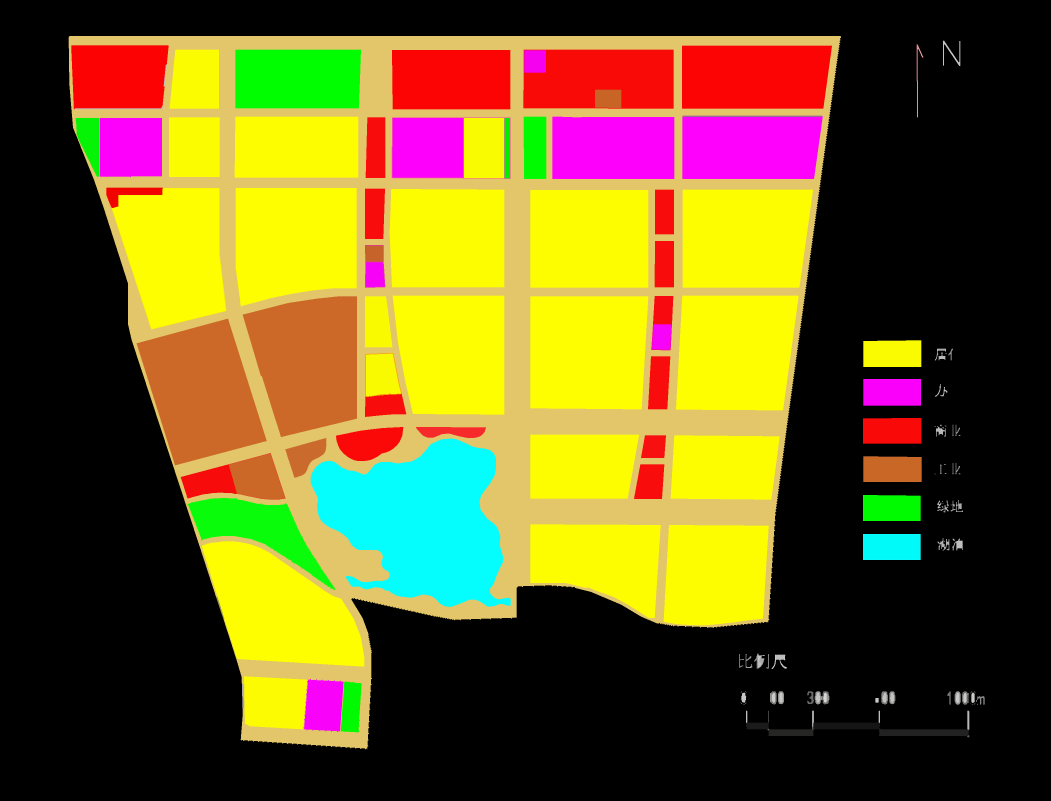
#> input picture contour-hierarchy/data_hierarchy2.png, 3151 x 2401 px (shown at 1/3 size)
$ jupyter execute contour-hierachy-bgr-reset.ipynb
#> lines starting #> are read from the running program, lines starting #| are printed output that depends on the picture; after the words box and inside, x2 and y2 are one past the last pixel; in counts of white or black regions, pixels touching at a corner belong together
[cell 1]
# https://answers.opencv.org/question/97416/replace-a-range-of-colors-with-a-specific-color-in-python/

[cell 2]
import numpy as np
import cv2 as cv

img = cv.imread('data_hierarchy2.png')
#> img is the input picture: shape (2401, 3151, 3); mean B, G, R 30.8, 90.7, 106.9
img_white_bg = cv.imread('data_hierarchy4.png')
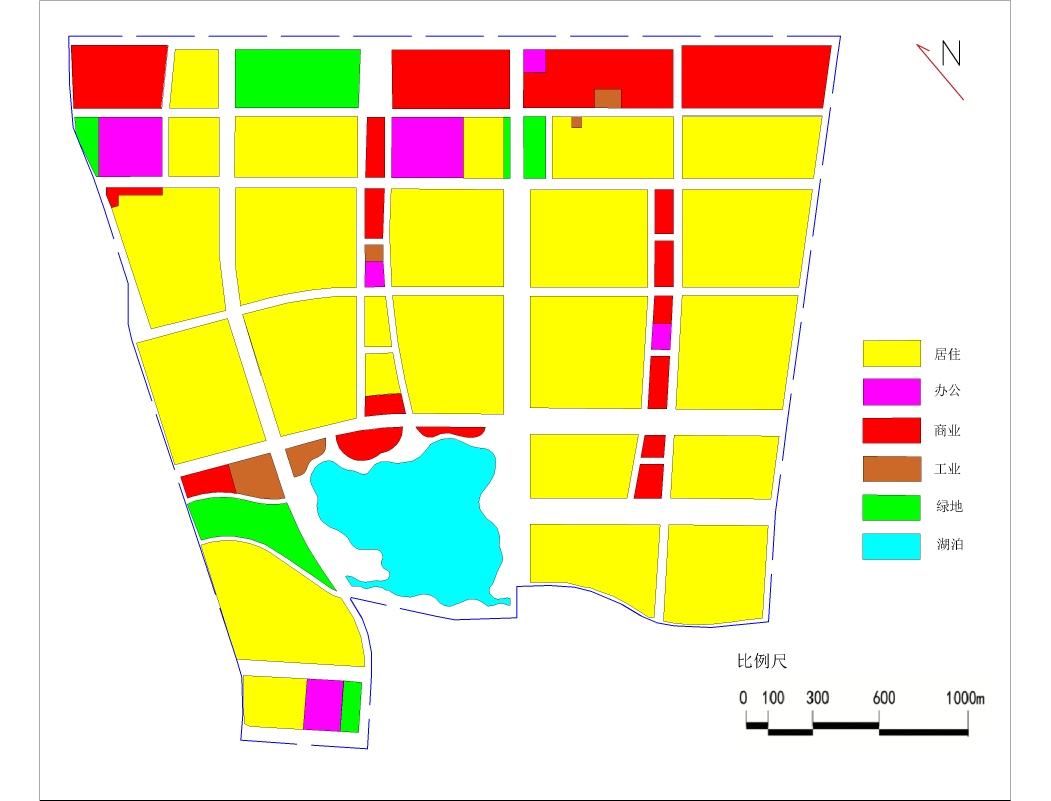
#> input picture contour-hierarchy/data_hierarchy4.png, 3151 x 2401 px (shown at 1/3 size)
#> img_white_bg is the input picture: shape (2401, 3151, 3); mean B, G, R 171.5, 234, 239.1

"""缩小图像,方便看效果
"""
def resizeImg(src):
    height, width = src.shape[:2]
    size = (int(width * 0.3), int(height * 0.3))  # bgr
    img = cv.resize(src, size, interpolation=cv.INTER_AREA)
    return img

"""找出ROI，用于分割原图
原图有三块区域，一个是地块区域，一个是颜色示例区域，一个距离标尺区域
假设倒排后的轮廓列表是按照0地块，1标尺，2...N颜色排列
"""
def findROIContours(src):
    copy = src.copy()
    gray = cv.cvtColor(copy, cv.COLOR_BGR2GRAY)
    # cv.imshow("gray", gray)

    # 低于thresh都变为黑色，maxval是给binary用的
    # 白底 254, 255 黑底 0, 255
    threshold = cv.threshold(gray, 0, 255, cv.THRESH_BINARY)[1]
    # cv.imshow("threshold", threshold)
    contours, hierarchy = cv.findContours(threshold, cv.RETR_EXTERNAL, cv.CHAIN_APPROX_SIMPLE)
    sortedCnts = sorted(contours, key = cv.contourArea, reverse=True)
    # cv.drawContours(copy, [maxCnt], -1, (255, 0, 0), 2)
    # cv.imshow("roi contours", copy)
    return sortedCnts


"""按照mask，截取roi
"""
def getROIByContour(src, cnt):
    copy = src.copy()
    mask = np.zeros(copy.shape[:2], np.uint8)
    mask = cv.fillConvexPoly(mask, cnt, (255,255,255))
    # cv.imshow("mask", mask)
    # print(mask.shape)
    # print(copy.dtype)
    roi = cv.bitwise_and(copy, copy, mask=mask)
    # cv.imshow("roi", roi)
    return roi

"""找出所有的地块轮廓
"""
def findAllBlockContours(src):
    copy = src.copy()
    cv.imshow("findAllBlockContours copy", copy)
    gray = cv.cvtColor(copy, cv.COLOR_BGR2GRAY)
    cv.imshow("findAllBlockContours gray", gray)
    # 这个canny的threshold到底该怎么计算？
    edges = cv.Canny(gray, 60, 150)
    cv.imshow("findAllBlockContours edges", edges)
    contours, hierarchy = cv.findContours(edges, cv.RETR_EXTERNAL, cv.CHAIN_APPROX_SIMPLE)

    for cnt in contours:
        if cv.contourArea(cnt) > 1000:
            cv.drawContours(copy, [cnt], -1, (255, 0, 0), 2)

    cv.imshow("findAllBlockContours", copy)
    return contours

"""找出颜色示例里的颜色BGR
"""
def findBGRColors(cnts):
    colors = []
    for cnt in cnts:
        epsilon = 0.01 * cv.arcLength(cnt, True)
        approxCurve = cv.approxPolyDP(cnt, epsilon, True)

        if len(approxCurve) == 4 and cv.contourArea(cnt) > 1000:
            x,y,w,h = cv.boundingRect(cnt)
            # 缩小矩形,去掉边上的干扰
            x1,y1,x2,y2 = x+5, y+5, x+w-5, y+h-5
            rect = np.array([[x1,y1],[x2,y1],[x2,y2],[x1,y2]])
            # print(rect)
            colorRegion = getROIByContour(img_white_bg, rect)
            meanMask = np.zeros(img_white_bg.shape[:2], np.uint8)
            meanMask[y1:y2, x1:x2]=255
            # cv.imshow("findColorRegions meanMask", meanMask)
            b,g,r,a = cv.mean(colorRegion, meanMask)
            # print(r,g,b)
            # cv.imshow("findColorRegions", colorRegion)
            colors.append((b,g,r))
    return colors


img = resizeImg(img)
img_white_bg = resizeImg(img_white_bg)
sortedCnts = findROIContours(img)
#> in findROIContours, `threshold = cv.threshold(gray, 0, 255, cv.THRESH_BINARY)[1]`:
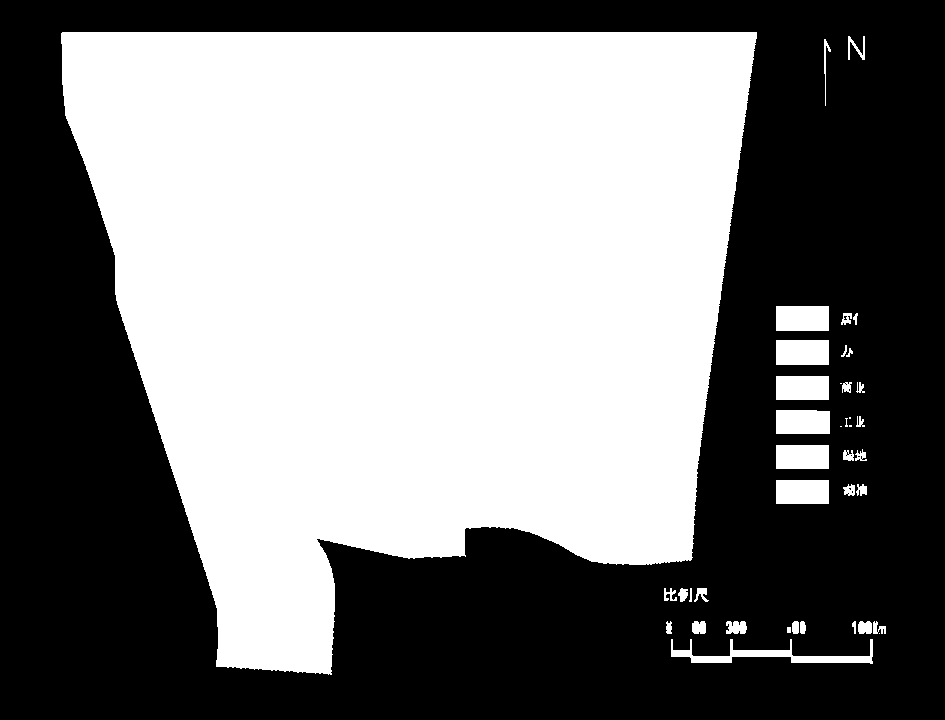
#> threshold: shape (720, 945); 49.7% white; 40 white regions (6 under 20 px)
#> in findROIContours, `contours, hierarchy = cv.findContours(threshold, cv.RETR_EXTERNAL, cv...`: contours = 40 contours, 11 with area under 20; largest, box (x1, y1, x2, y2) and area: (61, 32, 757, 675) 325000, (671, 639, 873, 664) 1310, (776, 340, 829, 365) 1248, (776, 306, 829, 331) 1248, (776, 410, 830, 434) 1206
#> in findROIContours, `sortedCnts = sorted(contours, key = cv.contourArea, reverse=True)`: sortedCnts has the same summary as contours
#> sortedCnts has the same summary as contours in findROIContours
rootRegion = getROIByContour(img_white_bg, sortedCnts[0])
#> in getROIByContour, `mask = cv.fillConvexPoly(mask, cnt, (255,255,255))`: mask: shape (720, 945); 48.7% white; 1 white region, box (x1, y1, x2, y2) and area: (61, 32, 757, 675) 331239
#> in getROIByContour, `roi = cv.bitwise_and(copy, copy, mask=mask)`:
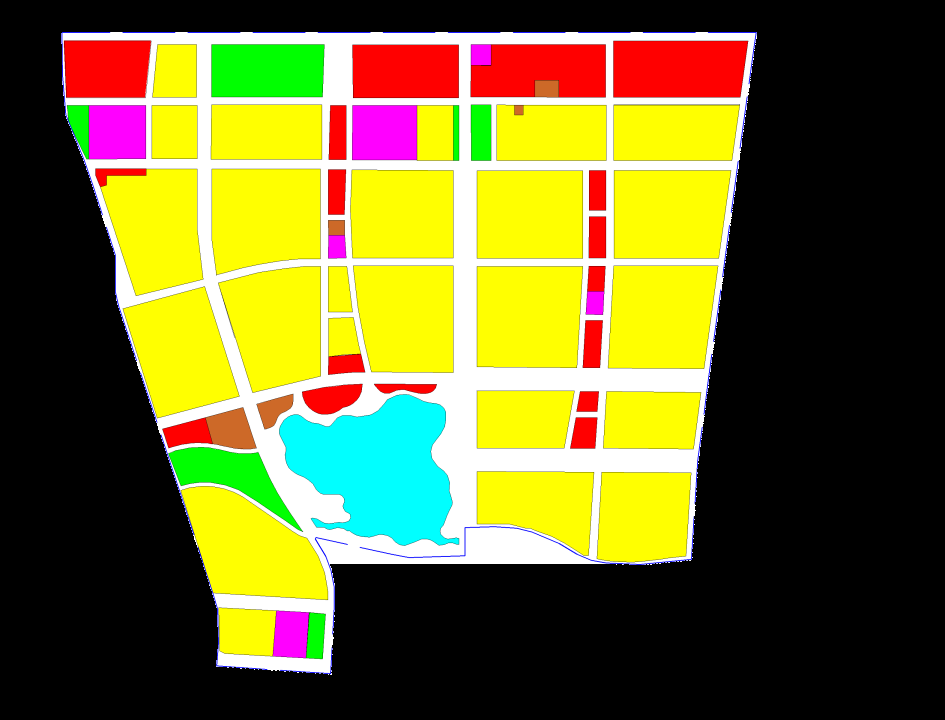
#> roi: shape (720, 945, 3); mean B, G, R 43.6, 105.6, 110.5
# blockCnts = findAllBlockContours(rootRegion)
# print(len(sortedCnts[2:]))
bgrColors = findBGRColors(sortedCnts[2:])
#> the loop in findBGRColors, `for cnt in cnts:` made 38 passes
#> (epsilon, approxCurve, y, w, h, y1, x2, y2) on passes 1 to 6: (1.52, [[776, 340], [776, 364], [828, 364], [828, 340]], 340, 53, 25, 345, 824, 360), (1.52, [[776, 306], [776, 330], [828, 330], [828, 306]], 306, 53, 25, 311, 824, 326), (1.51, [[776, 410], [776, 433], [829, 433], [829, 411]], 410, 54, 24, 415, 825, 429), (1.5, [[776, 480], [776, 503], [828, 503], [828, 480]], 480, 53, 24, 485, 824, 499), (1.5, [[776, 445], [776, 468], [828, 468], [828, 445]], 445, 53, 24, 450, 824, 464), (1.5, [[776, 376], [776, 399], [828, 399], [828, 376]], 376, 53, 24, 381, 824, 395)
#> epsilon on passes 7 to 12: 0.908, 0.504, 0.536, 1.36, 0.464, 0.683
#> after the loop in findBGRColors, `for cnt in cnts:`:
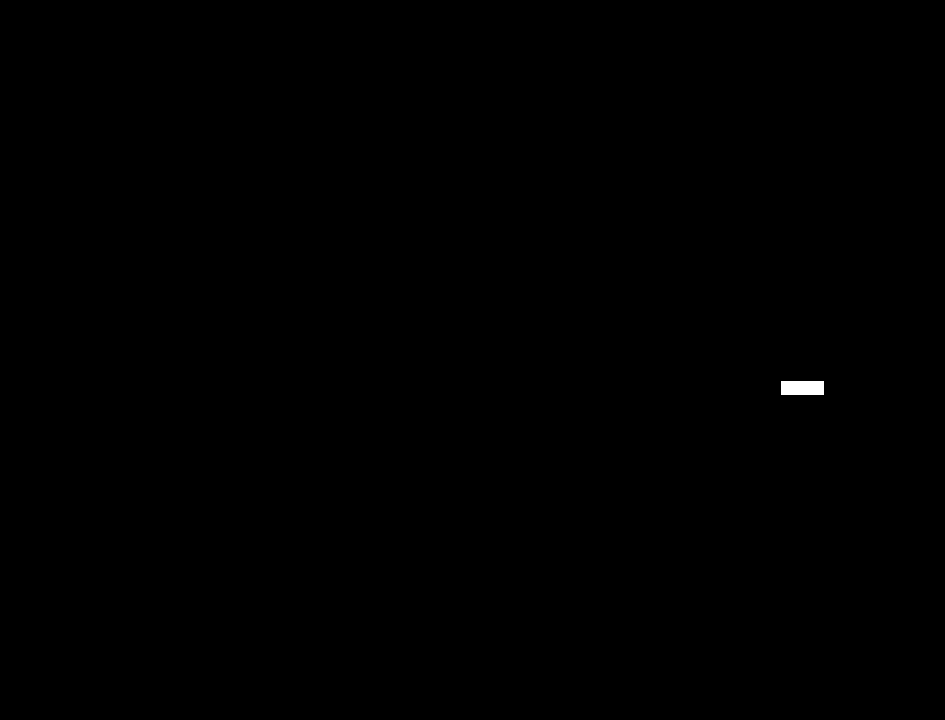
#> meanMask: shape (720, 945); 0.09% white; 1 white region, box (x1, y1, x2, y2) and area: (781, 381, 824, 395) 602
#> after the loop in findBGRColors, `for cnt in cnts:`: colors = [(255, 0, 255), (0, 255, 255), (40, 105, 205), (255, 255, 0), (0, 255, 0), (0, 0, 255)]
#> bgrColors has the same summary as colors in findBGRColors
print(bgrColors)
#| [(255.0, 0.0, 255.0), (0.0, 255.0, 255.0), (40.0, 105.0, 205.0), (255.0, 255.0, 0.0), (0.0, 255.0, 0.0), (0.0, 0.0, 255.0)]

# # # BGR转化为HSV
# HSV = cv.cvtColor(img, cv.COLOR_BGR2HSV)
# cv.imshow("imageHSV", HSV)
# cv.imshow('image', img)

for bgr in bgrColors:
    b,g,r = bgr[0],bgr[1],bgr[2]
    lower = np.array([b,g,r], np.uint8)
    upper = np.array([b+5,g+5,r+5], np.uint8)
    print(upper)
    mask = cv.inRange(img_white_bg, lower, upper)
#     cv.imshow("images", np.hstack([img_white_bg, mask]))
#     img_white_bg[np.where((img_white_bg == [0,0,0]).all(axis = 2))] = bgr
#     mask[np.where(black_mask == [0])] = [255]

    cv.imshow("mask", mask)
    cv.waitKey(0)
#> this loop made 6 passes
#> (b, g, r, upper) on passes 1 to 6: (255, 0, 255, [4, 5, 4]), (0, 255, 255, [5, 4, 4]), (40, 105, 205, [45, 110, 210]), (255, 255, 0, [4, 4, 5]), (0, 255, 0, [5, 4, 5]), (0, 0, 255, [5, 5, 4])
#| [4 5 4]
#| [5 4 4]
#| [ 45 110 210]
#| [4 4 5]
#| [5 4 5]
#| [5 5 4]

# [26 lines of commented-out code are left out]

cv.waitKey(0)
cv.destroyAllWindows()

[cell 3]
import numpy as np
import cv2 as cv


"""缩小图像,方便看效果
"""
def resizeImg(src):
    height, width = src.shape[:2]
    size = (int(width * 0.3), int(height * 0.3))  # bgr
    img = cv.resize(src, size, interpolation=cv.INTER_AREA)
    return img

img = cv.imread('data_hierarchy2.png')
img_white_bg = cv.imread('data_hierarchy3.png')
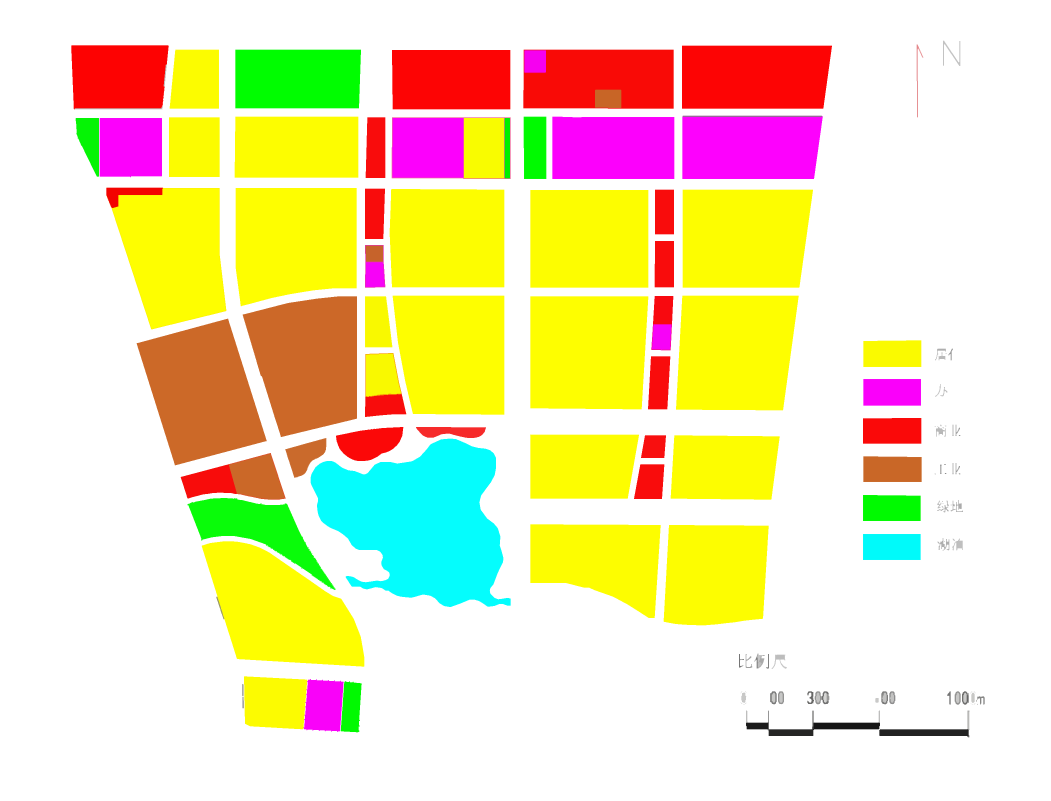
#> input picture contour-hierarchy/data_hierarchy3.png, 3151 x 2401 px (shown at 1/3 size)
#> img_white_bg is the input picture: shape (2401, 3151, 3); mean B, G, R 178.7, 227.2, 239.9
img = resizeImg(img)
img_white_bg = resizeImg(img_white_bg)

img_white_bg_ll = cv.Laplacian(img_white_bg, -1, 3)
cv.imshow("images", np.hstack((img_white_bg, img_white_bg_ll)))

binary = cv.threshold(img_white_bg_ll, 0, 255, cv.THRESH_BINARY_INV)[1]
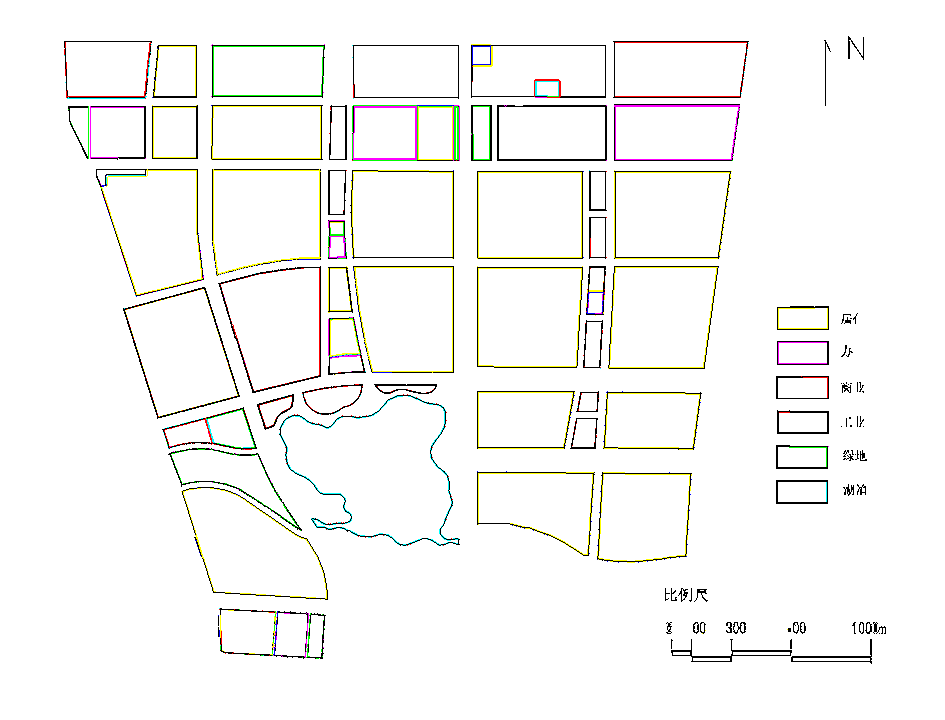
#> binary: shape (720, 945, 3); mean B, G, R 245.2, 247.2, 247.4
cv.imshow("binary", binary)

# [5 lines of commented-out code are left out]

cv.waitKey(0)
cv.destroyAllWindows()
